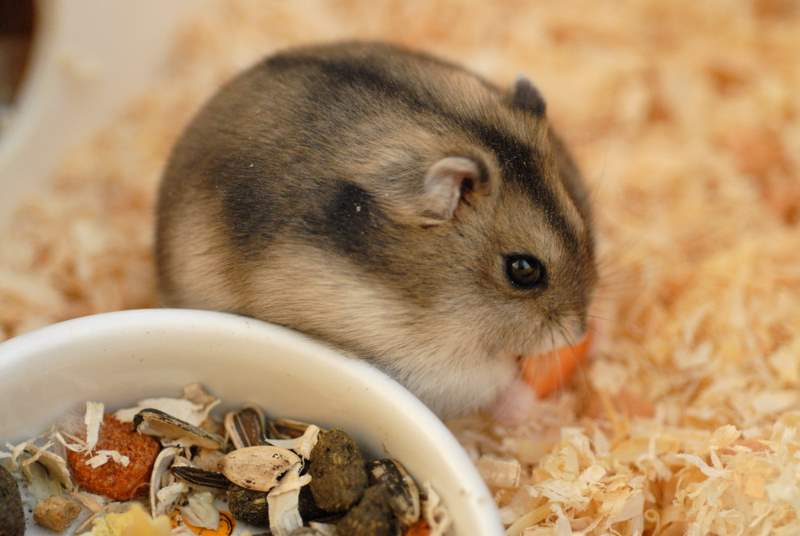
#> input picture OpenCV/images/ham1.jpg, 800 x 536 px, found by its file name
$ python 08_img_flip.py
#> lines starting #> are read from the running program, lines starting #| are printed output that depends on the picture
import cv2

image = cv2.imread('OpenCV/images/ham1.jpg')
#> image is the input picture: shape (536, 800, 3); mean B, G, R 102, 140.8, 174.9

#좌우 반전
img_flip = cv2.flip(image, 1) # > 0 : Y축 반전
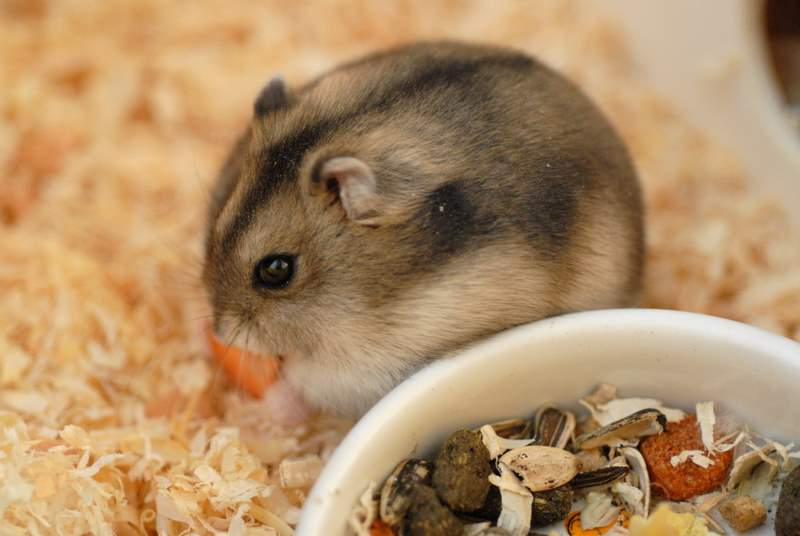
#> img_flip: shape (536, 800, 3); mean B, G, R 102, 140.8, 174.9

cv2.imshow('origin',image)
cv2.imshow('Flip',img_flip)
cv2.waitKey(0)
cv2.destroyAllWindows()

$ run again, with OpenCV/images/davidclode-parrot.jpg copied over OpenCV/images/ham1.jpg
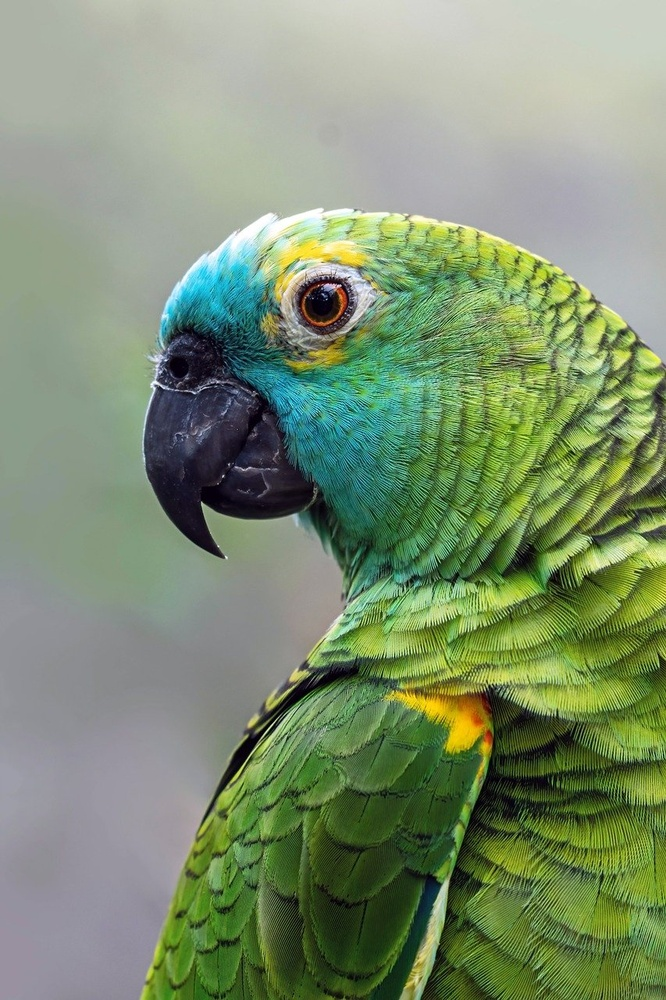
#> input picture OpenCV/images/davidclode-parrot.jpg, 666 x 1000 px, shrunk from 853 x 1280 before the run, found by its file name
#> image is the input picture: shape (1000, 666, 3); mean B, G, R 112.9, 143.9, 126.1
#> `img_flip = cv2.flip(image, 1)`:
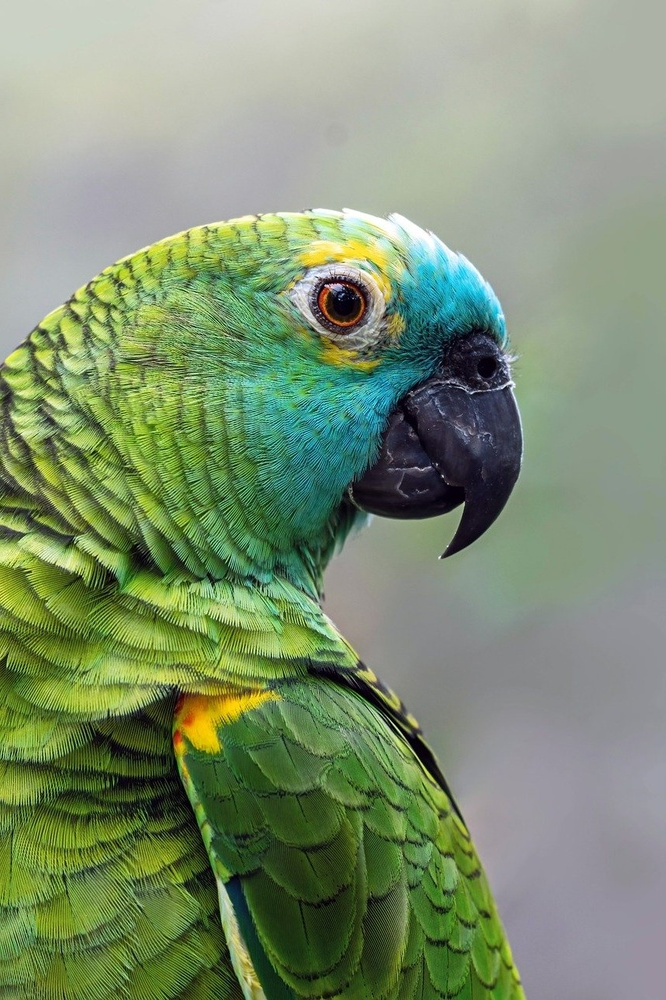
#> img_flip: shape (1000, 666, 3); mean B, G, R 112.9, 143.9, 126.1
